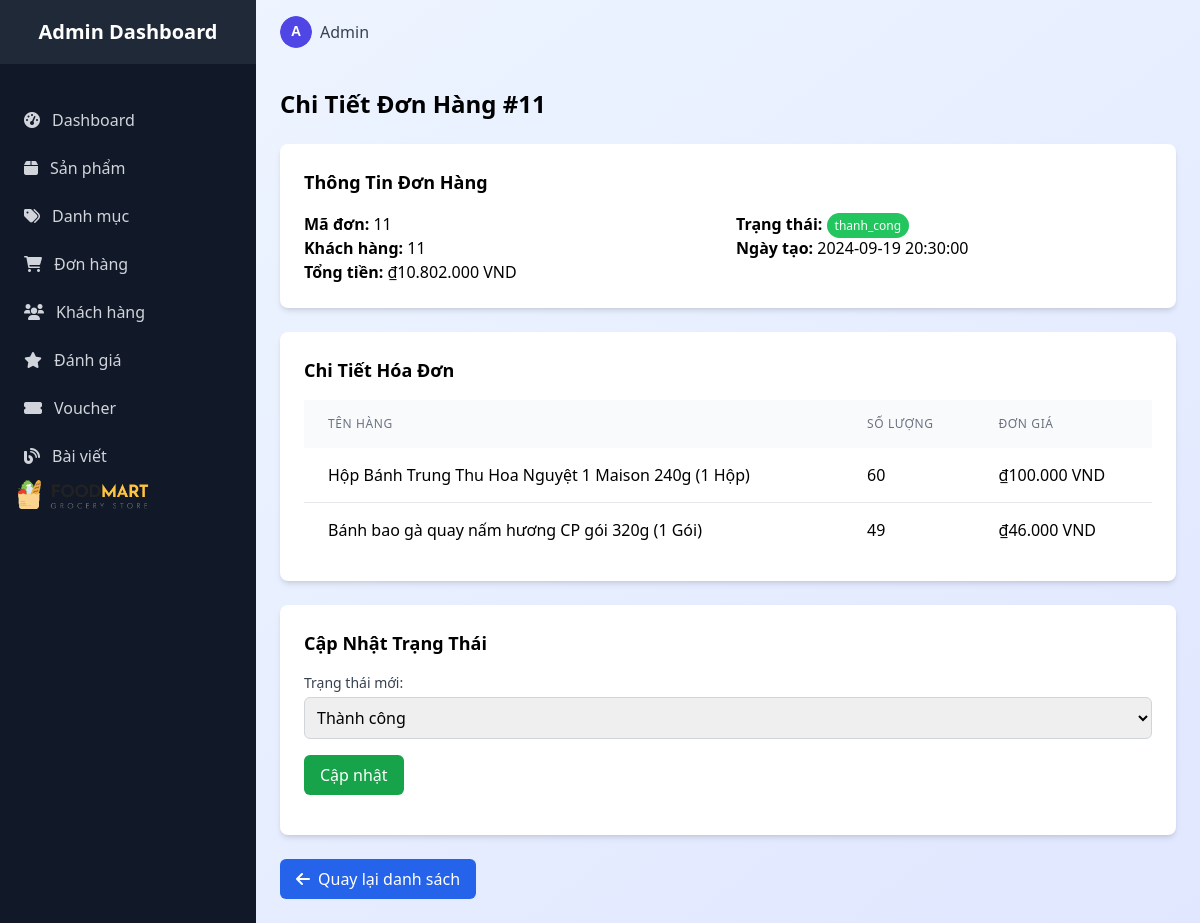
/admin/admin_order/detail/?id=11 (signed in), run on the app's committed database.
### tables this page shows
CREATE TABLE `orders` (
  `id` int(11) NOT NULL,
  `user_id` int(11) DEFAULT NULL,
  `fullname` varchar(100) DEFAULT NULL,
  `phone` varchar(20) DEFAULT NULL,
  `address` varchar(255) DEFAULT NULL,
  `total_price` decimal(10,2) NOT NULL,
  `payment_method` enum('cod','bank','paypal') DEFAULT 'cod',
  `status` enum('cho_xac_nhan','da_xac_nhan','dang_giao','da_giao','thanh_cong','huy') DEFAULT 'cho_xac_nhan',
  `created_at` timestamp NOT NULL DEFAULT current_timestamp(),
  `updated_at` timestamp NOT NULL DEFAULT current_timestamp() ON UPDATE current_timestamp()
);

CREATE TABLE `order_items` (
  `id` int(11) NOT NULL,
  `order_id` int(11) DEFAULT NULL,
  `product_id` int(11) DEFAULT NULL,
  `quantity` int(11) NOT NULL,
  `price` decimal(10,2) NOT NULL
);

CREATE TABLE `products` (
  `id` int(11) NOT NULL,
  `category_id` int(11) DEFAULT NULL,
  `name` varchar(200) NOT NULL,
  `slug` varchar(255) DEFAULT NULL,
  `description` text DEFAULT NULL,
  `short_desc` varchar(255) DEFAULT NULL,
  `unit` varchar(50) DEFAULT '1 Unit',
  `price` decimal(10,2) NOT NULL,
  `old_price` decimal(10,2) DEFAULT NULL,
  `image` varchar(255) DEFAULT NULL,
  `gallery` text DEFAULT NULL,
  `stock` int(11) DEFAULT 0,
  `is_featured` tinyint(1) DEFAULT 0,
  `status` tinyint(4) DEFAULT 1,
  `created_at` timestamp NOT NULL DEFAULT current_timestamp(),
  `updated_at` timestamp NOT NULL DEFAULT current_timestamp() ON UPDATE current_timestamp()
);

### controllers/admin/Admin_orderController.php (called while the page is built, shortened)
<?php
require_once 'models/OrderModel.php';
class Admin_orderController extends Controller {
    private $model;
    public function __construct() {
        $this->model = new OrderModel();
    }
    public function detail() {
        $id = $_GET['id'];
        $order = $this->model->getOrderById($id);
        $orderDetails = $this->model->getOrderDetailsByOrderId($id);
        $orders = $order ? [$order] : [];
        $data = [
            'orders' => $orders,
            'order_details' => $orderDetails
        ];
        require_once ROOT. '/views/admin/order/order_detail.php';
    }
}
?>

### index.php (called while the page is built, shortened)
<?php
require_once ROOT . "core" . DIRECTORY_SEPARATOR . "database.php";
$app = new App();

### core/database.php (called while the page is built, shortened)
<?php
class Database {
    public function __construct() {
        $this->conn = new mysqli(DB_HOST, DB_USER, DB_PASS, DB_NAME);
    }
}

### models/OrderModel.php (called while the page is built, shortened)
<?php
require_once ROOT . "core/database.php";
class OrderModel extends Database
{
    public function getOrderById($id)
    {
        $stmt = $this->conn->prepare("SELECT * FROM orders WHERE id = ?");
        $stmt->bind_param("i", $id);
        $stmt->execute();
        $result = $stmt->get_result();
        return $result->fetch_assoc();
    }
    public function getOrderDetailsByOrderId($orderId)
    {
        $stmt = $this->conn->prepare("
            SELECT oi.*, p.name AS product_name, p.price AS product_price
            FROM order_items oi
            JOIN products p ON oi.product_id = p.id
            WHERE oi.order_id = ?
        ");
        $stmt->bind_param("i", $orderId);
        $stmt->execute();
        $result = $stmt->get_result();
        return $result->fetch_all(MYSQLI_ASSOC);
    }
}

### views/admin/order/order_detail.php (the view, shortened to what this page needs)
<?php
$orderDetails = $data['order_details'] ?? [];
?>
<body class="bg-gradient-to-br from-blue-50 to-indigo-100 min-h-screen">
<?php include ROOT . '/views/admin/layouts/sidebar.php'; ?>
    <div class="lg:ml-64">
    <?php include ROOT . '/views/admin/layouts/header.php'; ?>
        <main class="p-6">
            <h2 class="text-2xl font-bold mb-6">Chi Tiết Đơn Hàng #<?php echo htmlspecialchars($order['id'] ?? 'N/A'); ?></h2>
            <?php if (empty($order)): ?>
                <div class="text-center text-red-500">Không tìm thấy đơn hàng.</div>
            <?php else: ?>
                <div class="bg-white shadow-md rounded-lg p-6 mb-6">
                    <h3 class="text-lg font-semibold mb-4">Thông Tin Đơn Hàng</h3>
                    <div class="grid grid-cols-1 md:grid-cols-2 gap-4">
                        <div>
                            <p><strong>Mã đơn:</strong> <?php echo htmlspecialchars($order['id'] ?? 'N/A'); ?></p>
                            <p><strong>Khách hàng:</strong> <?php echo htmlspecialchars($order['user_id'] ?? 'Chưa có tên'); ?></p>
                            <p><strong>Tổng tiền:</strong> ₫<?php echo number_format($order['total_price'] ?? 0, 0, ',', '.'); ?> VND</p>
                        </div>
                        <div>
                            <p><strong>Trạng thái:</strong>
                                <span class="px-2 py-1 text-xs rounded-full <?php echo getStatusClass($order['status']); ?>">
                                    <?php echo htmlspecialchars($order['status'] ?? 'Chưa xác định'); ?>
                                </span>
                            </p>
                            <p><strong>Ngày tạo:</strong> <?php echo htmlspecialchars($order['created_at'] ?? 'Chưa có thông tin'); ?></p>
                        </div>
                    </div>
                </div>
                <div class="bg-white shadow-md rounded-lg p-6 mb-6">
                    <h3 class="text-lg font-semibold mb-4">Chi Tiết Hóa Đơn</h3>
                    <?php if (empty($orderDetails)): ?>
                        <p class="text-center text-red-500">Không có sản phẩm trong đơn hàng.</p>
                    <?php else: ?>
                        <table class="w-full table table-striped">
                            <thead class="bg-gray-50">
                                <tr>
                                    <th class="px-6 py-4 text-left text-xs font-medium text-gray-500 uppercase tracking-wider">Tên hàng</th>
                                    <th class="px-6 py-4 text-left text-xs font-medium text-gray-500 uppercase tracking-wider">Số lượng</th>
                                    <th class="px-6 py-4 text-left text-xs font-medium text-gray-500 uppercase tracking-wider">Đơn giá</th>
                                </tr>
                            </thead>
                            <tbody class="bg-white divide-y divide-gray-200">
                                <?php foreach ($orderDetails as $detail): ?>
                                    <tr class="hover:bg-gray-50">
                                        <td class="px-6 py-4"><?php echo htmlspecialchars($detail['product_name'] ?? 'N/A'); ?></td>
                                        <td class="px-6 py-4"><?php echo htmlspecialchars($detail['quantity'] ?? '0'); ?></td>
                                        <td class="px-6 py-4">₫<?php echo number_format($detail['product_price'] ?? 0, 0, ',', '.'); ?> VND</td>
                                <?php endforeach; ?>
                            </tbody>
                        </table>
                    <?php endif; ?>
                </div>
                <div class="bg-white shadow-md rounded-lg p-6">
                    <h3 class="text-lg font-semibold mb-4">Cập Nhật Trạng Thái</h3>
                    <form method="post" action="<?= BASE_URL ?>admin/admin_order/updateStatus&id=<?php echo htmlspecialchars($order['id']); ?>" class="space-y-4">
                        <div>
                            <label for="status" class="block text-sm font-medium text-gray-700">Trạng thái mới:</label>
                            <select name="status" id="status" class="mt-1 block w-full border border-gray-300 rounded-md p-2">
                                <option value="thanh_cong" <?php echo ($order['status'] ?? '') === 'thanh_cong' ? 'selected' : ''; ?>>Thành công</option>
                            </select>
                        </div>
                        <button type="submit" class="px-4 py-2 bg-green-600 text-white rounded-md hover:bg-green-700">Cập nhật</button>
                    </form>
                </div>
                <div class="mt-6">
                    <a href="/FoodMartLab/admin/admin_order/index" class="inline-flex items-center px-4 py-2 bg-blue-600 text-white rounded-md hover:bg-blue-700">
                        <i class="fas fa-arrow-left mr-2"></i> Quay lại danh sách
                    </a>
                </div>
            <?php endif; ?>
        </main>
    </div>
    <?php
    function getStatusClass($status) {
        switch (strtolower($status)) {
            case 'thanh_cong':
                return 'bg-green-500 text-white';
        }
    }
    ?>
</body>
</html>

### assets/admin/css/styles.css (style rules this page uses)
body { box-sizing: border-box; }

### data on the page
orders: id "11", user "11", total_price "10.802.000", status "thanh_cong", created_at "2024-09-19 20:30:00", status "Thành công"
order_items: product.name "Hộp Bánh Trung Thu Hoa Nguyệt 1 Maison 240g (1 Hộp)", quantity "60", product.price "100.000"
order_items: product.name "Bánh bao gà quay nấm hương CP gói 320g (1 Gói)", quantity "49", product.price "46.000"
